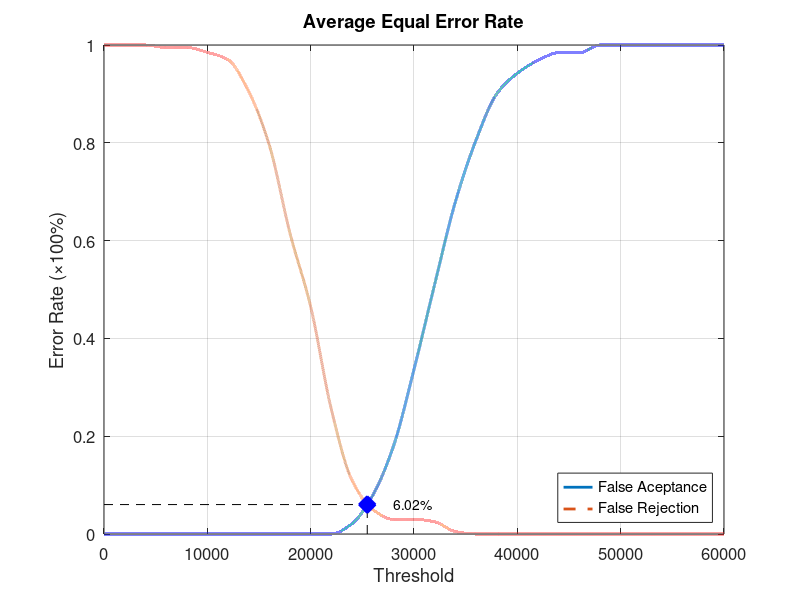
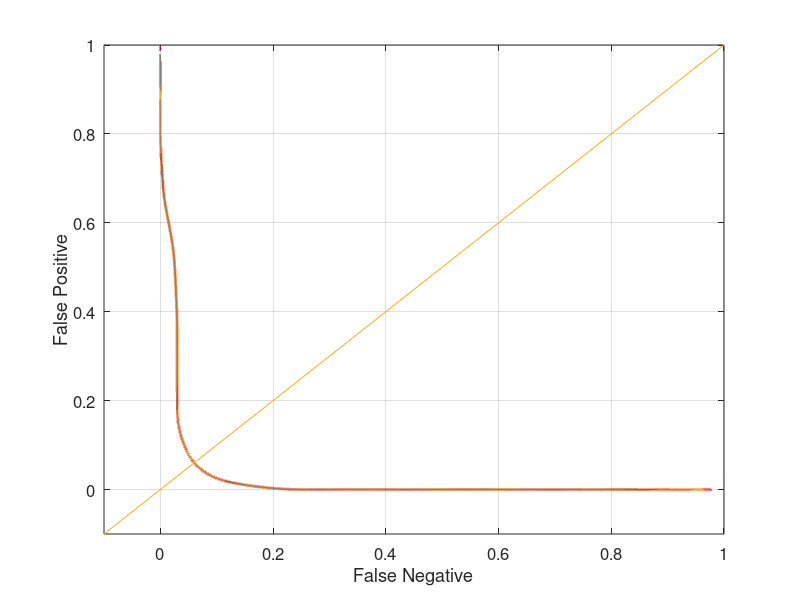

MATLAB code to generate these figures, in order:
function yEER = Database3_2
close all;
clear;
clc;
x = 0:2000:60000;
xq = 0:0.5:60000;

y0 = [0 0 0 0 0 0 0 0 0 0 0 0 0.0210526 0.0789474 0.178947 0.336842 0.510526 0.678947 0.805263 0.9 0.942105 0.968421 0.984211 0.984211 1 1 1 1 1 1 1];
yy0 = interp1(x, y0, xq, 'pchip');
y1 = [1 1 1 0.995 0.995 0.985 0.97 0.905 0.795 0.615 0.465 0.255 0.11 0.05 0.03 0.03 0.025 0.005 0 0 0 0 0 0 0 0 0 0 0 0 0];
yy1 = interp1(x, y1, xq, 'pchip');

% Calculating EER: 
y2 = abs(y0 - y1);
find(y2 == min(y2))
yy2 = abs(yy0 - yy1);
xEER = find(yy2 == min(yy2));
xEERIndex = xq(xEER) % X-axis EER
yEER = yy0(xEER) % Y-axis EER

main = figure
plot(xq, yy0,'-','LineWidth', 2);	hold on
plot(xq, yy1,'--','LineWidth', 2);	hold on
plot([xEERIndex xEERIndex], [0 yEER], 'k--');	hold on
plot([0 xEERIndex], [yEER yEER], 'k--');	hold on
plot(xEERIndex, yEER, 'bx', 'LineWidth', 10);	hold on
text(xEERIndex + 10 * xEERIndex / 100, yEER, [num2str(round((10000 * yEER)) / 100) '%'])
legend('False Aceptance', 'False Rejection', 'Location', 'SouthEast')
xlabel('Threshold')
ylabel('Error Rate (\times100%)')
title('Average Equal Error Rate')
set(gca, 'FontSize', 12)
axis([0 60000 0 1])
grid on

print(main, 'Database3_2Main', '-dpng');
FNRxFPR = figure('Color', [1 1 1]);
plot(yy1, yy0, '-', yy1, yy0, 'LineWidth', 2);
hold on
y = -0.1:0.1:1
plot(y, y); 
set(gca, 'FontSize', 12)
xlabel('False Negative')
ylabel('False Positive')
axis([-0.1 1 -0.1 1])
set(gca, 'FontSize', 12)
grid on

print(FNRxFPR, 'Database3_2FNRxFPR','-dpng');
end
